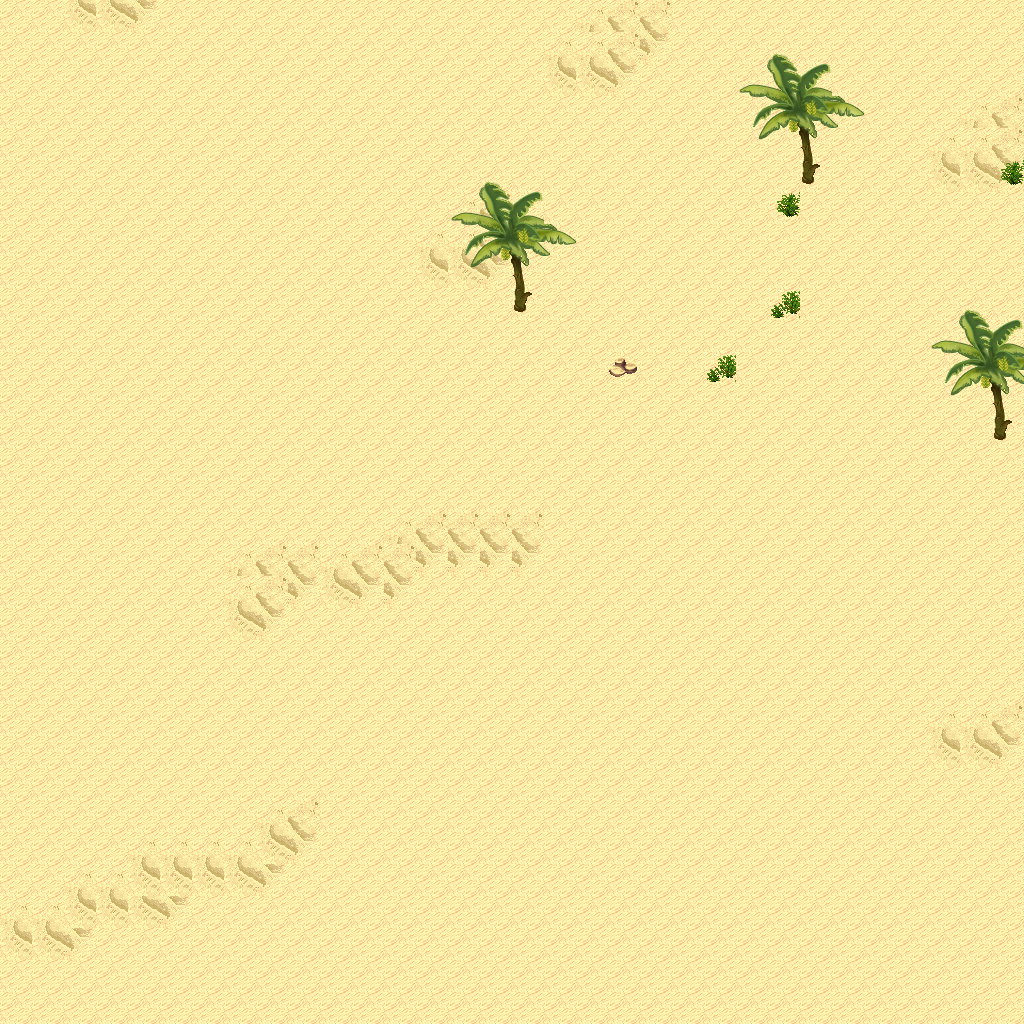

Tiled map render using the project's own tile images. Description and the map definition, with tile-layer contents summarised, below:
An orthogonal 32x32 tile map with 32x32 px tiles, 5 tile layers (Ground, Objects, Objects2, Above, ...), 1 hidden layer not drawn, 16 tilesets.

<map version="1.10" tiledversion="1.11.0" orientation="orthogonal" renderorder="right-down" width="32" height="32" tilewidth="32" tileheight="32" infinite="0" nextlayerid="11" nextobjectid="1">
 <tileset firstgid="1" name="logic_collision" tilewidth="32" tileheight="32" tilecount="1" columns="1">
  <image source="../drawable/logic_collision.png" width="32" height="32" />
 </tileset>
 <tileset firstgid="2" name="ground_ground" tilewidth="32" tileheight="32" tilecount="33" columns="3">
  <image source="../drawable/ground_ground.png" width="96" height="352" />
 </tileset>
 <tileset firstgid="35" name="terrain_desert" tilewidth="32" tileheight="32" tilecount="88" columns="8">
  <image source="../drawable/terrain_desert.png" width="256" height="352" />
 </tileset>
 <tileset firstgid="123" name="ground_sand_edges" tilewidth="32" tileheight="32" tilecount="15" columns="5">
  <image source="../drawable/ground_sand_edges.png" width="160" height="96" />
 </tileset>
 <tileset firstgid="138" name="ground_sand_2" tilewidth="32" tileheight="32" tilecount="15" columns="5">
  <image source="../drawable/ground_sand_2.png" width="160" height="96" />
 </tileset>
 <tileset firstgid="153" name="building_stone_ruins" tilewidth="32" tileheight="32" tilecount="72" columns="6">
  <image source="../drawable/building_stone_ruins.png" width="192" height="384" />
 </tileset>
 <tileset firstgid="225" name="item_statue_blackened_column" tilewidth="32" tileheight="32" tilecount="4" columns="1">
  <image source="../drawable/item_statue_blackened_column.png" width="32" height="128" />
 </tileset>
 <tileset firstgid="229" name="item_statue_skull_carving" tilewidth="32" tileheight="32" tilecount="4" columns="2">
  <image source="../drawable/item_statue_skull_carving.png" width="64" height="64" />
 </tileset>
 <tileset firstgid="233" name="item_statue_skullpedestal" tilewidth="32" tileheight="32" tilecount="2" columns="1">
  <image source="../drawable/item_statue_skullpedestal.png" width="32" height="64" />
 </tileset>
 <tileset firstgid="235" name="plant_tree_banana_tree" tilewidth="32" tileheight="32" tilecount="40" columns="4">
  <image source="../drawable/plant_tree_banana_tree.png" width="128" height="320" />
 </tileset>
 <tileset firstgid="275" name="plant_tree_palm_tree" tilewidth="32" tileheight="32" tilecount="6" columns="2">
  <image source="../drawable/plant_tree_palm_tree.png" width="64" height="96" />
 </tileset>
 <tileset firstgid="281" name="plant_tree_palm_trees" tilewidth="32" tileheight="32" tilecount="40" columns="4">
  <image source="../drawable/plant_tree_palm_trees.png" width="128" height="320" />
 </tileset>
 <tileset firstgid="321" name="plant_bush_large_green" tilewidth="32" tileheight="32" tilecount="9" columns="3">
  <image source="../drawable/plant_bush_large_green.png" width="96" height="96" />
 </tileset>
 <tileset firstgid="330" name="plant_cactus" tilewidth="32" tileheight="32" tilecount="2" columns="1">
  <image source="../drawable/plant_cactus.png" width="32" height="64" />
 </tileset>
 <tileset firstgid="332" name="plant_lily_pads" tilewidth="32" tileheight="32" tilecount="2" columns="1">
  <image source="../drawable/plant_lily_pads.png" width="32" height="64" />
 </tileset>
 <tileset firstgid="334" name="plant_round_cactuses" tilewidth="32" tileheight="32" tilecount="20" columns="10">
  <image source="../drawable/plant_round_cactuses.png" width="320" height="64" />
 </tileset>
 <layer id="1" name="Ground" width="32" height="32">
  <data>[1024 cells, 1024 non-empty, 5 distinct tile ids]</data>
 </layer>
 <layer id="2" name="Objects" width="32" height="32">
  <data>[1024 cells, 8 non-empty, 4 distinct tile ids]</data>
 </layer>
 <layer id="3" name="Objects2" width="32" height="32">
  <data>[1024 cells, 0 non-empty, 0 distinct tile ids]</data>
 </layer>
 <layer id="4" name="Above" width="32" height="32">
  <data>[1024 cells, 32 non-empty, 11 distinct tile ids]</data>
 </layer>
 <layer id="5" name="Above2" width="32" height="32">
  <data>[1024 cells, 0 non-empty, 0 distinct tile ids]</data>
 </layer>
 <layer id="6" name="Walkable" width="32" height="32" visible="0">
  <data>[1024 cells, 4 non-empty, 1 distinct tile ids]</data>
 </layer>
 <objectgroup id="7" name="Mapevents" />
 <objectgroup id="8" name="Spawn" />
 <objectgroup id="9" name="Keys" />
 <objectgroup id="10" name="Replace" />
</map>
